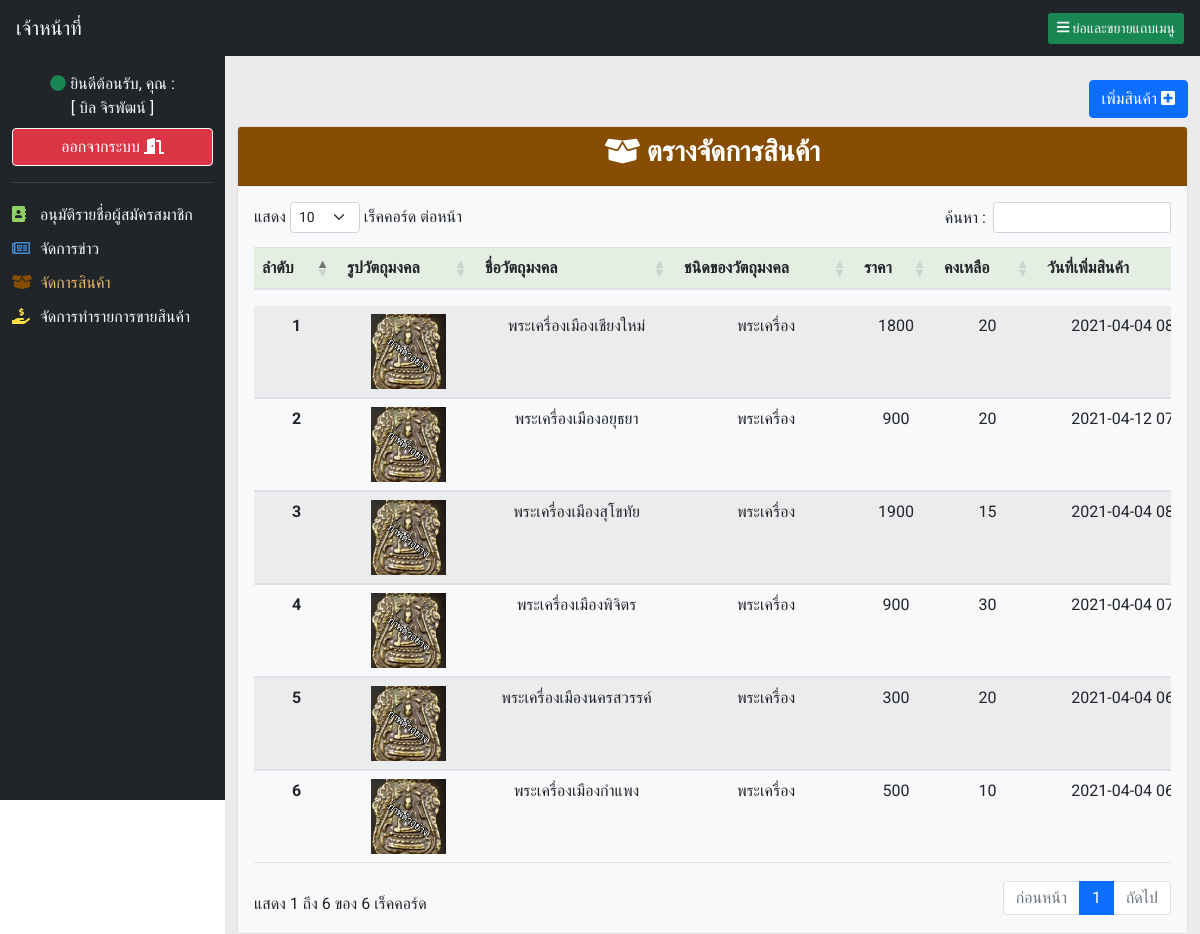
The app's page /back_house_system/manager.php?m=m3 (signed in) with its own data.
### tables this page shows
CREATE TABLE `product` (
  `id_product` int(10) NOT NULL,
  `product_name` varchar(50) NOT NULL,
  `product_type` varchar(50) NOT NULL,
  `product_des` varchar(100) NOT NULL,
  `product_price` varchar(6) NOT NULL,
  `product_qty` varchar(5) NOT NULL,
  `product_cover` varchar(50) NOT NULL,
  `date_create` timestamp NOT NULL DEFAULT current_timestamp() ON UPDATE current_timestamp()
);

### function.php (called while the page is built, shortened)
<?php
        class DB_conn{
            function __construct(){
                $conn = mysqli_connect(DB_server, DB_user, DB_password, DB_name);
                $this->dbcon = $conn;
                mysqli_set_charset($this->dbcon, "utf8");
            }
            public function pdSlm3(){
                $re = mysqli_query($this->dbcon, "SELECT * FROM product ORDER BY id_product DESC");
                return $re;
            }
                }
?>

### back_house_system/include_for_m/product_sys.php (the view, shortened to what this page needs)
<?php
    require_once('../function.php');
    $pd_sl = new DB_conn();
        ?>
<div class="d-flex justify-content-end mb-2">
    <a href="manager.php?m=m3_add" class="btn btn-primary">เพิ่มสินค้า <i class="fas fa-plus-square"></i></a>
</div>
<div class="card">
    <div class="card-header" id="bg_hd_card_m3">
        <h3 class="text-center"><b> <i class="fas fa-box-open"></i> ตรางจัดการสินค้า</b></h3>
    </div>
    <div class="card-body bg-light">
                    <table class="min-vw-100 table table-striped pb-3" id="myTable1">
                <thead class="min-vw-100">
                    <tr class="text-center" id="bg_hd_table_m">
                    <th scope="col">ลำดับ</th>
                    <th scope="col">รูปวัตถุมงคล</th>
                    <th scope="col">ชื่อวัตถุมงคล</th>
                    <th scope="col">ชนิดของวัตถุมงคล</th>
                    <th scope="col">ราคา</th>
                    <th scope="col">คงเหลือ</th>
                    <th scope="col">วันที่เพิ่มสินค้า</th>
                    </tr>
                </thead>
                <tbody>
                <?php
                        $res1 = $pd_sl->pdSlm3();
                        $n=1;
                        while($num1 = mysqli_fetch_array($res1))
                        {
                ?>
                    <tr class="text-center">
                    <th scope="row"><?php $num1['id_product']; echo $n;  ?></th>
                    <td>
                        <div class="divImageProduct">
                            <img src="../image/product/<?php echo $num1['product_cover'];?>" alt="">
                        </div>
                    </td>
                    <td><?php echo $num1['product_name'];?></td>
                    <td><?php echo $num1['product_type'];?></td>
                    <td><?php echo $num1['product_price'];?></td>
                    <td><?php echo $num1['product_qty'];?></td>
                    <td><?php echo $num1['date_create'];?></td>
                    </tr>
                    <?php
                    $n++;
                    }
                    ?>
                </tbody>
                </table>
    </div>
</div>

### back_house_system/css/manag1.css (style rules this page uses)
* { font-family: 'Roboto', sans-serif; }
#bg_hd_card_m3 { background-color: rgb(134, 77, 3); color: white; }
#bg_hd_table_m { background-color: #e4eee3; }
.divImageProduct img { width: 75px; height: 75px; object-fit: cover; object-position: center; }

### records on screen
product: product_cover (picture), product_name "พระเครื่องเมืองเชียงใหม่", product_type "พระเครื่อง", product_price "1800", product_qty "20", date_create "2021-04-04…"
product: product_cover (picture), product_name "พระเครื่องเมืองอยุธยา", product_type "พระเครื่อง", product_price "900", product_qty "20", date_create "2021-04-12…"
product: product_cover (picture), product_name "พระเครื่องเมืองสุโขทัย", product_type "พระเครื่อง", product_price "1900", product_qty "15", date_create "2021-04-04…"
product: product_cover (picture), product_name "พระเครื่องเมืองพิจิตร", product_type "พระเครื่อง", product_price "900", product_qty "30", date_create "2021-04-04…"
product: product_cover (picture), product_name "พระเครื่องเมืองนครสวรรค์", product_type "พระเครื่อง", product_price "300", product_qty "20", date_create "2021-04-04…"
product: product_cover (picture), product_name "พระเครื่องเมืองกำแพง", product_type "พระเครื่อง", product_price "500", product_qty "10", date_create "2021-04-04…"

### other values on screen
$_SESSION['name'] "บิล"
$_SESSION['lname'] "จิรพัฒน์"
